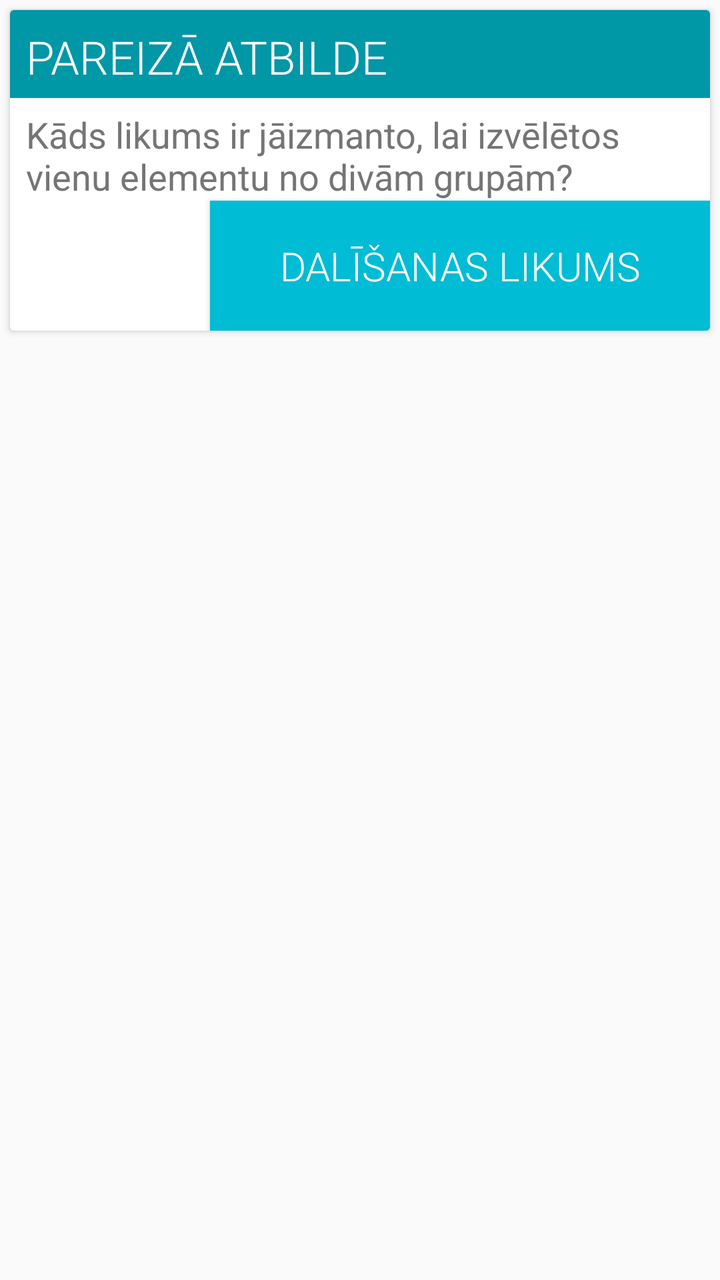
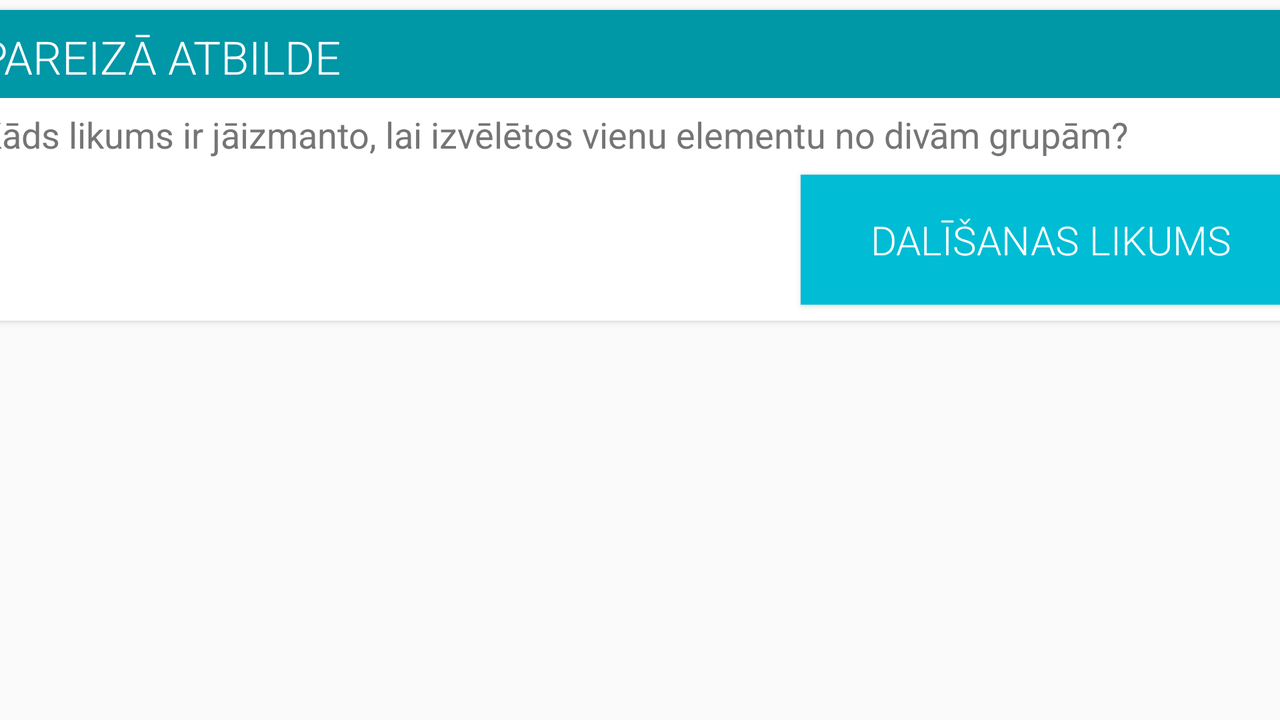

One screen, two layout resources from the same app: the default and the repository's alternative for another configuration. Each is rendered where Android would select it; the XML of both is given below.
<!-- AndroidManifest.xml: application theme AppTheme -->
<!-- res/layout/card_atbildes.xml -->
<?xml version="1.0" encoding="utf-8"?>
<LinearLayout xmlns:android="http://schemas.android.com/apk/res/android"
    xmlns:card_view="http://schemas.android.com/apk/res-auto"
    android:layout_width="match_parent"
    android:layout_height="match_parent"
   >



    <android.support.v7.widget.CardView
        android:id="@+id/atbilde"

        android:layout_width="fill_parent"
        android:layout_height="wrap_content"
        android:layout_margin="5dp"
        card_view:cardCornerRadius="2dp"


        >

        <RelativeLayout
            android:layout_width="match_parent"
            android:layout_height="wrap_content"

            >

            <ImageView
                android:id="@+id/krasa"
                android:layout_width="fill_parent"
                android:layout_height="44dp"
                android:background="@color/colorPrimaryDark"

                />


            <TextView
                android:id="@+id/title"
                android:layout_width="wrap_content"
                android:layout_height="wrap_content"
                android:layout_margin="8dp"
                android:textSize="23sp"
                android:textColor="#fff"
                android:fontFamily="sans-serif-light"
                android:text="PAREIZĀ ATBILDE"
                />

            <TextView
                android:id="@+id/jautajumstext"
                android:layout_width="wrap_content"
                android:layout_height="wrap_content"
                android:layout_marginLeft="8dp"
                android:layout_marginRight="8dp"
                android:textSize="18sp"
                android:textColor="#757575"
                android:layout_marginTop="50dp"
                android:fontFamily="sans-serif"
                android:text="@string/a1p0"
                />

            <Button
                android:id="@+id/istaatbilde"
                android:layout_width="250dp"
                android:layout_height="65dp"
                android:text="Dalīšanas likums"
                android:textSize="20sp"
                android:fontFamily="sans-serif-light"


                android:layout_gravity="right|bottom"

                android:backgroundTint="@color/colorButton"
                android:background="@color/colorButton"
                android:textColor="#fff"
                android:colorButtonNormal="@color/colorButton"
                android:layout_below="@id/jautajumstext"


                android:layout_alignParentEnd="true"
android:layout_alignParentRight="true"

                />


        </RelativeLayout>

    </android.support.v7.widget.CardView>

</LinearLayout>
<!-- resources referenced by this layout -->
<resources>
  <color name="colorButton">#00BCD4</color>
  <color name="colorPrimaryDark">#0097A7</color>
  <string name="a1p0">Kāds likums ir jāizmanto, lai izvēlētos vienu elementu no divām grupām?</string>
  <!-- from res/values-v19/ -->
  <style name="AppTheme" parent="AppTheme.Base">
          <item name="android:windowTranslucentStatus">true</item>
      </style>
  <style name="AppTheme.Base" parent="Theme.AppCompat.Light.NoActionBar">
          <item name="colorPrimary">@color/colorPrimary</item>
          <item name="colorPrimaryDark">@color/colorPrimaryDark</item>
          <item name="colorAccent">@color/colorAccent</item>
      </style>
  <color name="colorPrimary">#00BCD4</color>
  <color name="colorAccent">#FF4081</color>
</resources>
<!-- res/layout-land/card_atbildes.xml (the repository's variant of the layout above) -->
<!-- drawn on the phone turned sideways -->
<?xml version="1.0" encoding="utf-8"?>
<LinearLayout xmlns:android="http://schemas.android.com/apk/res/android"
    xmlns:card_view="http://schemas.android.com/apk/res-auto"
    android:layout_width="match_parent"
    android:layout_height="match_parent"
    android:orientation="horizontal"
    android:weightSum="3"
    android:gravity="center"
   >



    <android.support.v7.widget.CardView
        android:id="@+id/atbilde"
        android:layout_weight="1"
        android:layout_width="700dp"
        android:layout_height="wrap_content"
        android:layout_margin="5dp"
        card_view:cardCornerRadius="2dp"
android:layout_gravity="center|top"
        >

        <RelativeLayout
            android:layout_width="match_parent"
            android:layout_height="wrap_content"

            >

            <ImageView
                android:id="@+id/krasa"
                android:layout_width="fill_parent"
                android:layout_height="44dp"
                android:background="@color/colorPrimaryDark"

                />


            <TextView
                android:id="@+id/title"
                android:layout_width="wrap_content"
                android:layout_height="wrap_content"
                android:layout_margin="8dp"
                android:textSize="23sp"
                android:textColor="#fff"
                android:fontFamily="sans-serif-light"
                android:text="PAREIZĀ ATBILDE"
                />

            <TextView
                android:id="@+id/jautajumstext"
                android:layout_width="wrap_content"
                android:layout_height="wrap_content"
                android:layout_marginLeft="8dp"
                android:layout_marginRight="8dp"
                android:textSize="18sp"
                android:textColor="#757575"
                android:layout_marginTop="50dp"
                android:fontFamily="sans-serif"
                android:text="@string/a1p0"
                />

            <Button
                android:id="@+id/istaatbilde"
                android:layout_width="250dp"
                android:layout_height="65dp"
                android:text="Dalīšanas likums"
                android:textSize="20sp"
                android:fontFamily="sans-serif-light"


                
                android:layout_margin="8dp"


                android:layout_gravity="right|bottom"

                android:backgroundTint="@color/colorButton"
                android:textColor="#fff"
                android:colorButtonNormal="@color/colorButton"
                android:layout_below="@id/jautajumstext"


                android:layout_alignParentEnd="true"
android:layout_alignParentRight="true"
android:background="@color/colorButton"
                />


        </RelativeLayout>

    </android.support.v7.widget.CardView>

</LinearLayout>
